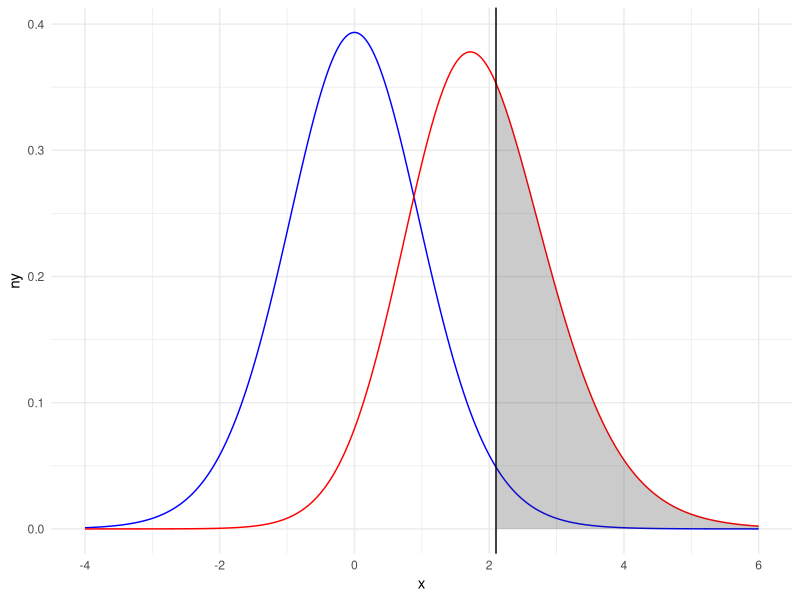

Generate this figure with R:
## ---- chunk 1
library(tidyverse)

theme_set(theme_minimal())

knitr::opts_chunk$set(message=FALSE)

set.seed(42)  # Get consistent results
## ---- chunk 2
g1_n = 10
g1_sample_mean = 100
g1_sample_sd = 15

g2_n = 10
g2_sample_mean = 112
g2_sample_sd = 15
## ---- chunk 3
power.t.test(n = 10,
             delta = g2_sample_mean - g1_sample_mean,
             sd = 15,
             sig.level = 0.05,
             type = "two.sample",
             alternative = "two.sided")
## ---- chunk 4
# In the current example you could simply input 15 as the SDs are equal
# I've included the formula so that you can play with the values.
df = g1_n + g2_n - 2
weighted_g1_sd_squared = (g1_n - 1) * g1_sample_sd^2
weighted_g2_sd_squared = (g2_n - 1) * g2_sample_sd^2
pooled_sd = sqrt((weighted_g1_sd_squared + weighted_g2_sd_squared) / df)

# Technically this is Hedges' g because of how we calculated pooled_sd
cohens_d = (g2_sample_mean - g1_sample_mean) / pooled_sd 
cohens_d
## ---- chunk 5
alpha = 0.05
critical_t = qt(1 - (alpha / 2), df)  # alpha / 2 for a 2 sided test
# This is beyond the course, but feel free to read up on the distribution of a test statistic
# when the null is false and how that relates to the noncentrality parameter.
# You could find this particular formula online, e.g. in GPower's docs
ncp = cohens_d * sqrt(g1_n * g2_n / (g1_n + g2_n))

power = 1 - pt(critical_t, df, ncp)
power
## ---- chunk 6
x = seq(-4, 6, length.out = 1000)
ny = dt(x, df)
ay = dt(x, df, ncp = ncp)

data = data.frame(x = x, ny = ny, ay = ay)

ggplot(data, aes(x = x)) +
  geom_path(aes(y = ny), color='blue') +
  geom_path(aes(y = ay), color='red') +
  geom_vline(xintercept = critical_t) +
  stat_function(fun = dt, 
                xlim = c(critical_t, 6),
                geom = "area",
                args = c(df = df, ncp=ncp),
                alpha = 0.25) 
## ---- chunk 7
power.t.test(n = 20,
             delta = g2_sample_mean - g1_sample_mean,
             sd = 15,
             sig.level = 0.05,
             type = "two.sample",
             alternative = "two.sided")
## ---- chunk 8
power.t.test(power = 0.8,  # notice the n argument has been replaced with power
             delta = g2_sample_mean - g1_sample_mean,
             sd = 15,
             sig.level = 0.05,
             type = "two.sample",
             alternative = "two.sided")
## ---- chunk 9
get_sample_data = function(d, n) {
  data.frame(
    group1 = rnorm(n),
    group2 = rnorm(n, d)
  )
}
## ---- chunk 10
test_data = get_sample_data(0.8, 10)

t.test(test_data$group1, test_data$group2)
## ---- chunk 11
test_sample_data = function(data){
  t.test(data$group1, data$group2)$p.value < 0.05
}

test_sample_data(test_data)
## ---- chunk 12
simulation_results = replicate(1000, test_sample_data(get_sample_data(0.8, 10)))
## ---- chunk 13
mean(simulation_results)
## ---- chunk 14
mean(replicate(1000, test_sample_data(get_sample_data(0.8, 20))))
